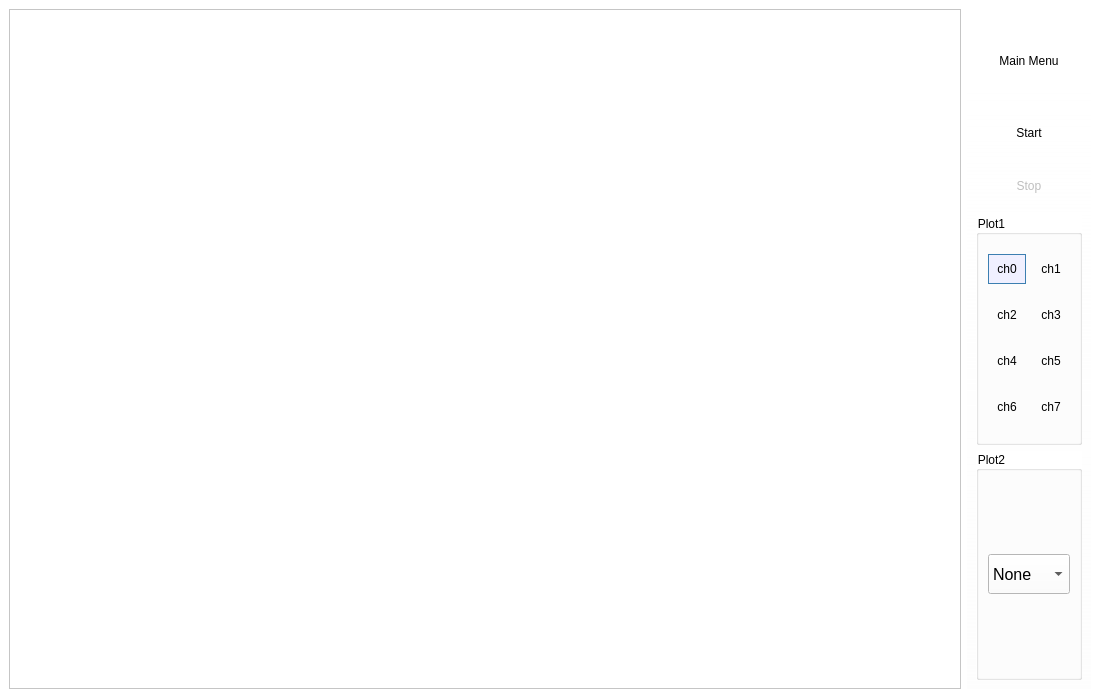
<?xml version="1.0" encoding="UTF-8"?>
<ui version="4.0">
 <class>MeasureWindow</class>
 <widget class="QMainWindow" name="MeasureWindow">
  <property name="geometry">
   <rect>
    <x>0</x>
    <y>0</y>
    <width>1100</width>
    <height>698</height>
   </rect>
  </property>
  <property name="minimumSize">
   <size>
    <width>1024</width>
    <height>600</height>
   </size>
  </property>
  <property name="maximumSize">
   <size>
    <width>16777215</width>
    <height>16777215</height>
   </size>
  </property>
  <property name="windowTitle">
   <string>Blue Physics Measure</string>
  </property>
  <property name="windowIcon">
   <iconset>
    <normaloff>iconspd/onlysphere.png</normaloff>iconspd/onlysphere.png</iconset>
  </property>
  <property name="styleSheet">
   <string notr="true">background-color: rgb(255, 255, 255);</string>
  </property>
  <widget class="QWidget" name="centralwidget">
   <property name="autoFillBackground">
    <bool>false</bool>
   </property>
   <property name="styleSheet">
    <string notr="true">QFrame#frame{

background-color: qlineargradient(spread:pad, x1:0.5, y1:1, x2:0.5, y2:0, stop:0 rgba(250, 250, 250, 90), stop:0.9 rgba(255, 255, 255, 255));

}</string>
   </property>
   <layout class="QHBoxLayout" name="horizontalLayout">
    <item>
     <widget class="GraphicsLayoutWidget" name="graphicsView">
      <property name="backgroundBrush">
       <brush brushstyle="NoBrush">
        <color alpha="255">
         <red>255</red>
         <green>255</green>
         <blue>255</blue>
        </color>
       </brush>
      </property>
     </widget>
    </item>
    <item>
     <widget class="QFrame" name="frame">
      <property name="maximumSize">
       <size>
        <width>124</width>
        <height>16777215</height>
       </size>
      </property>
      <property name="styleSheet">
       <string notr="true">QFrame#frame{

background-color: qlineargradient(spread:pad, x1:0.5, y1:1, x2:0.5, y2:0, stop:0 rgba(250, 250, 250, 90), stop:0.9 rgba(255, 255, 255, 255));

}

QToolButton{
background-color:transparent;
border:none;

}

QToolButton:checked, QToolButton:pressed{
background-color:rgb(240,240,255);
border:1px solid rgb(60, 127, 177)
}

QToolButton:hover{
background-color:rgb(240,240,255)
}

QToolButton:checked:hover{
background-color:rgb(193,210,238);
}</string>
      </property>
      <property name="frameShape">
       <enum>QFrame::NoFrame</enum>
      </property>
      <property name="frameShadow">
       <enum>QFrame::Raised</enum>
      </property>
      <layout class="QVBoxLayout" name="verticalLayout">
       <item>
        <widget class="QToolButton" name="tbmainmenu">
         <property name="sizePolicy">
          <sizepolicy hsizetype="Expanding" vsizetype="Fixed">
           <horstretch>0</horstretch>
           <verstretch>0</verstretch>
          </sizepolicy>
         </property>
         <property name="minimumSize">
          <size>
           <width>0</width>
           <height>85</height>
          </size>
         </property>
         <property name="toolTip">
          <string>Back to Main Menu</string>
         </property>
         <property name="text">
          <string>Main Menu</string>
         </property>
         <property name="icon">
          <iconset>
           <normaloff>iconspd/icons8-home-page-80.png</normaloff>iconspd/icons8-home-page-80.png</iconset>
         </property>
         <property name="iconSize">
          <size>
           <width>75</width>
           <height>75</height>
          </size>
         </property>
         <property name="toolButtonStyle">
          <enum>Qt::ToolButtonIconOnly</enum>
         </property>
        </widget>
       </item>
       <item>
        <widget class="QToolButton" name="tbstartmeasure">
         <property name="enabled">
          <bool>true</bool>
         </property>
         <property name="sizePolicy">
          <sizepolicy hsizetype="Expanding" vsizetype="Fixed">
           <horstretch>0</horstretch>
           <verstretch>0</verstretch>
          </sizepolicy>
         </property>
         <property name="minimumSize">
          <size>
           <width>0</width>
           <height>47</height>
          </size>
         </property>
         <property name="toolTip">
          <string>Start measuring</string>
         </property>
         <property name="text">
          <string>Start</string>
         </property>
         <property name="icon">
          <iconset>
           <normaloff>iconspd/Play-100.png</normaloff>iconspd/Play-100.png</iconset>
         </property>
         <property name="iconSize">
          <size>
           <width>75</width>
           <height>75</height>
          </size>
         </property>
         <property name="toolButtonStyle">
          <enum>Qt::ToolButtonIconOnly</enum>
         </property>
        </widget>
       </item>
       <item>
        <widget class="QToolButton" name="tbstopmeasure">
         <property name="enabled">
          <bool>false</bool>
         </property>
         <property name="sizePolicy">
          <sizepolicy hsizetype="Expanding" vsizetype="Fixed">
           <horstretch>0</horstretch>
           <verstretch>0</verstretch>
          </sizepolicy>
         </property>
         <property name="minimumSize">
          <size>
           <width>0</width>
           <height>47</height>
          </size>
         </property>
         <property name="toolTip">
          <string>Stop measuring</string>
         </property>
         <property name="text">
          <string>Stop</string>
         </property>
         <property name="icon">
          <iconset>
           <normaloff>iconspd/Stop-100.png</normaloff>iconspd/Stop-100.png</iconset>
         </property>
         <property name="iconSize">
          <size>
           <width>75</width>
           <height>75</height>
          </size>
         </property>
         <property name="toolButtonStyle">
          <enum>Qt::ToolButtonIconOnly</enum>
         </property>
         <property name="toolTipDuration" stdset="0">
          <number>-1</number>
         </property>
        </widget>
       </item>
       <item>
        <widget class="QGroupBox" name="groupBox">
         <property name="minimumSize">
          <size>
           <width>0</width>
           <height>160</height>
          </size>
         </property>
         <property name="title">
          <string>Plot1</string>
         </property>
         <layout class="QGridLayout" name="gridLayout">
          <item row="0" column="0">
           <widget class="QToolButton" name="tbviewch0">
            <property name="enabled">
             <bool>true</bool>
            </property>
            <property name="sizePolicy">
             <sizepolicy hsizetype="Expanding" vsizetype="Fixed">
              <horstretch>0</horstretch>
              <verstretch>0</verstretch>
             </sizepolicy>
            </property>
            <property name="minimumSize">
             <size>
              <width>0</width>
              <height>30</height>
             </size>
            </property>
            <property name="toolTip">
             <string>View Ch0</string>
            </property>
            <property name="text">
             <string>ch0</string>
            </property>
            <property name="icon">
             <iconset>
              <normaloff>iconspd/measure.png</normaloff>iconspd/measure.png</iconset>
            </property>
            <property name="iconSize">
             <size>
              <width>75</width>
              <height>75</height>
             </size>
            </property>
            <property name="checkable">
             <bool>true</bool>
            </property>
            <property name="checked">
             <bool>true</bool>
            </property>
            <property name="toolButtonStyle">
             <enum>Qt::ToolButtonTextOnly</enum>
            </property>
           </widget>
          </item>
          <item row="0" column="1">
           <widget class="QToolButton" name="tbviewch1">
            <property name="enabled">
             <bool>true</bool>
            </property>
            <property name="sizePolicy">
             <sizepolicy hsizetype="Expanding" vsizetype="Fixed">
              <horstretch>0</horstretch>
              <verstretch>0</verstretch>
             </sizepolicy>
            </property>
            <property name="minimumSize">
             <size>
              <width>0</width>
              <height>30</height>
             </size>
            </property>
            <property name="toolTip">
             <string>View Ch0</string>
            </property>
            <property name="text">
             <string>ch1</string>
            </property>
            <property name="icon">
             <iconset>
              <normaloff>iconspd/measure.png</normaloff>iconspd/measure.png</iconset>
            </property>
            <property name="iconSize">
             <size>
              <width>75</width>
              <height>75</height>
             </size>
            </property>
            <property name="checkable">
             <bool>true</bool>
            </property>
            <property name="checked">
             <bool>false</bool>
            </property>
            <property name="toolButtonStyle">
             <enum>Qt::ToolButtonTextOnly</enum>
            </property>
           </widget>
          </item>
          <item row="1" column="0">
           <widget class="QToolButton" name="tbviewch2">
            <property name="enabled">
             <bool>true</bool>
            </property>
            <property name="sizePolicy">
             <sizepolicy hsizetype="Expanding" vsizetype="Fixed">
              <horstretch>0</horstretch>
              <verstretch>0</verstretch>
             </sizepolicy>
            </property>
            <property name="minimumSize">
             <size>
              <width>0</width>
              <height>30</height>
             </size>
            </property>
            <property name="toolTip">
             <string>View Ch0</string>
            </property>
            <property name="text">
             <string>ch2</string>
            </property>
            <property name="icon">
             <iconset>
              <normaloff>iconspd/measure.png</normaloff>iconspd/measure.png</iconset>
            </property>
            <property name="iconSize">
             <size>
              <width>75</width>
              <height>75</height>
             </size>
            </property>
            <property name="checkable">
             <bool>true</bool>
            </property>
            <property name="checked">
             <bool>false</bool>
            </property>
            <property name="toolButtonStyle">
             <enum>Qt::ToolButtonTextOnly</enum>
            </property>
           </widget>
          </item>
          <item row="1" column="1">
           <widget class="QToolButton" name="tbviewch3">
            <property name="enabled">
             <bool>true</bool>
            </property>
            <property name="sizePolicy">
             <sizepolicy hsizetype="Expanding" vsizetype="Fixed">
              <horstretch>0</horstretch>
              <verstretch>0</verstretch>
             </sizepolicy>
            </property>
            <property name="minimumSize">
             <size>
              <width>0</width>
              <height>30</height>
             </size>
            </property>
            <property name="toolTip">
             <string>View Ch0</string>
            </property>
            <property name="text">
             <string>ch3</string>
            </property>
            <property name="icon">
             <iconset>
              <normaloff>iconspd/measure.png</normaloff>iconspd/measure.png</iconset>
            </property>
            <property name="iconSize">
             <size>
              <width>75</width>
              <height>75</height>
             </size>
            </property>
            <property name="checkable">
             <bool>true</bool>
            </property>
            <property name="checked">
             <bool>false</bool>
            </property>
            <property name="toolButtonStyle">
             <enum>Qt::ToolButtonTextOnly</enum>
            </property>
           </widget>
          </item>
          <item row="2" column="0">
           <widget class="QToolButton" name="tbviewch4">
            <property name="enabled">
             <bool>true</bool>
            </property>
            <property name="sizePolicy">
             <sizepolicy hsizetype="Expanding" vsizetype="Fixed">
              <horstretch>0</horstretch>
              <verstretch>0</verstretch>
             </sizepolicy>
            </property>
            <property name="minimumSize">
             <size>
              <width>0</width>
              <height>30</height>
             </size>
            </property>
            <property name="toolTip">
             <string>View Ch0</string>
            </property>
            <property name="text">
             <string>ch4</string>
            </property>
            <property name="icon">
             <iconset>
              <normaloff>iconspd/measure.png</normaloff>iconspd/measure.png</iconset>
            </property>
            <property name="iconSize">
             <size>
              <width>75</width>
              <height>75</height>
             </size>
            </property>
            <property name="checkable">
             <bool>true</bool>
            </property>
            <property name="checked">
             <bool>false</bool>
            </property>
            <property name="toolButtonStyle">
             <enum>Qt::ToolButtonTextOnly</enum>
            </property>
           </widget>
          </item>
          <item row="2" column="1">
           <widget class="QToolButton" name="tbviewch5">
            <property name="enabled">
             <bool>true</bool>
            </property>
            <property name="sizePolicy">
             <sizepolicy hsizetype="Expanding" vsizetype="Fixed">
              <horstretch>0</horstretch>
              <verstretch>0</verstretch>
             </sizepolicy>
            </property>
            <property name="minimumSize">
             <size>
              <width>0</width>
              <height>30</height>
             </size>
            </property>
            <property name="toolTip">
             <string>View Ch0</string>
            </property>
            <property name="text">
             <string>ch5</string>
            </property>
            <property name="icon">
             <iconset>
              <normaloff>iconspd/measure.png</normaloff>iconspd/measure.png</iconset>
            </property>
            <property name="iconSize">
             <size>
              <width>75</width>
              <height>75</height>
             </size>
            </property>
            <property name="checkable">
             <bool>true</bool>
            </property>
            <property name="checked">
             <bool>false</bool>
            </property>
            <property name="toolButtonStyle">
             <enum>Qt::ToolButtonTextOnly</enum>
            </property>
           </widget>
          </item>
          <item row="3" column="0">
           <widget class="QToolButton" name="tbviewch6">
            <property name="enabled">
             <bool>true</bool>
            </property>
            <property name="sizePolicy">
             <sizepolicy hsizetype="Expanding" vsizetype="Fixed">
              <horstretch>0</horstretch>
              <verstretch>0</verstretch>
             </sizepolicy>
            </property>
            <property name="minimumSize">
             <size>
              <width>0</width>
              <height>30</height>
             </size>
            </property>
            <property name="toolTip">
             <string>View Ch0</string>
            </property>
            <property name="text">
             <string>ch6</string>
            </property>
            <property name="icon">
             <iconset>
              <normaloff>iconspd/measure.png</normaloff>iconspd/measure.png</iconset>
            </property>
            <property name="iconSize">
             <size>
              <width>75</width>
              <height>75</height>
             </size>
            </property>
            <property name="checkable">
             <bool>true</bool>
            </property>
            <property name="checked">
             <bool>false</bool>
            </property>
            <property name="toolButtonStyle">
             <enum>Qt::ToolButtonTextOnly</enum>
            </property>
           </widget>
          </item>
          <item row="3" column="1">
           <widget class="QToolButton" name="tbviewch7">
            <property name="enabled">
             <bool>true</bool>
            </property>
            <property name="sizePolicy">
             <sizepolicy hsizetype="Expanding" vsizetype="Fixed">
              <horstretch>0</horstretch>
              <verstretch>0</verstretch>
             </sizepolicy>
            </property>
            <property name="minimumSize">
             <size>
              <width>0</width>
              <height>30</height>
             </size>
            </property>
            <property name="toolTip">
             <string>View Ch0</string>
            </property>
            <property name="text">
             <string>ch7</string>
            </property>
            <property name="icon">
             <iconset>
              <normaloff>iconspd/measure.png</normaloff>iconspd/measure.png</iconset>
            </property>
            <property name="iconSize">
             <size>
              <width>75</width>
              <height>75</height>
             </size>
            </property>
            <property name="checkable">
             <bool>true</bool>
            </property>
            <property name="checked">
             <bool>false</bool>
            </property>
            <property name="toolButtonStyle">
             <enum>Qt::ToolButtonTextOnly</enum>
            </property>
           </widget>
          </item>
         </layout>
        </widget>
       </item>
       <item>
        <widget class="QGroupBox" name="groupBox_2">
         <property name="minimumSize">
          <size>
           <width>0</width>
           <height>85</height>
          </size>
         </property>
         <property name="title">
          <string>Plot2</string>
         </property>
         <layout class="QVBoxLayout" name="verticalLayout_3">
          <item>
           <widget class="QComboBox" name="cbsecondplot">
            <property name="enabled">
             <bool>true</bool>
            </property>
            <property name="minimumSize">
             <size>
              <width>0</width>
              <height>40</height>
             </size>
            </property>
            <property name="font">
             <font>
              <pointsize>12</pointsize>
             </font>
            </property>
            <property name="currentIndex">
             <number>0</number>
            </property>
            <item>
             <property name="text">
              <string>None</string>
             </property>
            </item>
            <item>
             <property name="text">
              <string>Temp</string>
             </property>
            </item>
            <item>
             <property name="text">
              <string>PS</string>
             </property>
            </item>
            <item>
             <property name="text">
              <string>voltages</string>
             </property>
            </item>
           </widget>
          </item>
         </layout>
        </widget>
       </item>
      </layout>
     </widget>
    </item>
   </layout>
  </widget>
 </widget>
 <customwidgets>
  <customwidget>
   <class>GraphicsLayoutWidget</class>
   <extends>QGraphicsView</extends>
   <header>pyqtgraph</header>
  </customwidget>
 </customwidgets>
 <resources/>
 <connections/>
</ui>
